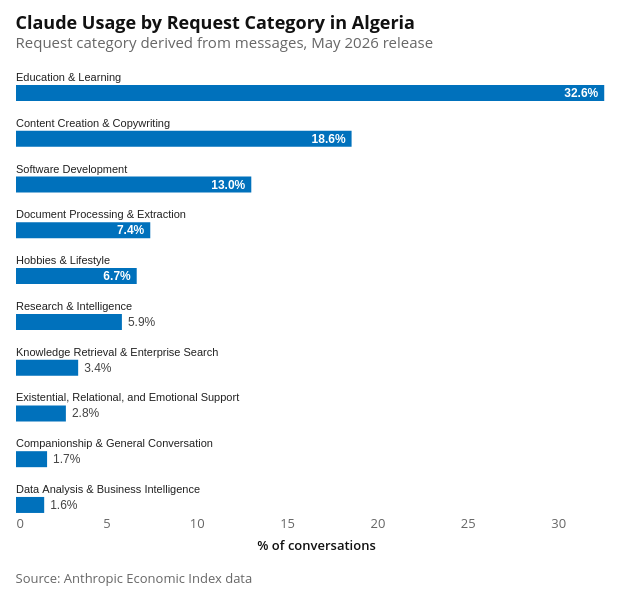

Write notebook code for a chart like this one.
### Code cell
l2_bar_chart = make_bar(
    req_l2,
    label_col="cluster_name",
    value_col="pct",
    title=f"Claude Usage by Request Category in {COUNTRY_NAME}",
    subtitle="Request category derived from messages, May 2026 release",
    top_n=10,
)
attaviz.add_caption(l2_bar_chart, "Source: Anthropic Economic Index data")

### Figure 1 — Vega-Lite specification as saved in the notebook (floating-point values rounded to 4 significant figures)
{"config": {"background": "white", "padding": 15, "mark": {"tooltip": true}, "point": {"filled": true, "size": 60, "stroke": "white", "strokeWidth": 1}, "circle": {"filled": true, "stroke": "white", "strokeWidth": 1}, "square": {"filled": true, "stroke": "white", "strokeWidth": 1}, "line": {"strokeWidth": 4, "strokeCap": "round", "strokeJoin": "round"}, "bar": {"cornerRadiusEnd": 0}, "area": {"opacity": 0.7}, "arc": {"stroke": "white", "strokeWidth": 1}, "rect": {"stroke": "#8A969F", "strokeWidth": 0.5}, "geoshape": {"stroke": "#666666", "strokeWidth": 0.3, "strokeJoin": "round", "strokeCap": "round"}, "title": {"font": "Open Sans, sans-serif", "fontSize": 18, "fontWeight": 700, "lineHeight": 22, "color": "#111111", "anchor": "start", "offset": 21, "subtitleFont": "Open Sans, sans-serif", "subtitleFontSize": 15, "subtitleFontWeight": 400, "subtitleLineHeight": 18, "subtitleColor": "#666666", "subtitlePadding": 3}, "axis": {"domain": false, "grid": true, "gridColor": "#CED4DE", "gridDash": [4, 2], "gridWidth": 1, "labelFont": "Open Sans, sans-serif", "labelFontSize": 13, "labelFontWeight": 400, "labelColor": "#666666", "labelPadding": 3, "tickColor": "#CED4DE", "tickSize": 5, "tickCount": 5, "titleFont": "Open Sans, sans-serif", "titleFontSize": 13, "titleFontWeight": 600, "titleColor": "#111111", "titlePadding": 9}, "axisX": {"grid": false, "tickSize": 0, "labelAngle": 0}, "axisY": {"domain": false, "ticks": false, "gridColor": "#CED4DE", "gridDash": [4, 2], "gridWidth": 1}, "axisQuantitative": {"tickCount": 5}, "axisBand": {"labelPadding": 6, "tickSize": 0}, "axisTemporal": {"grid": false}, "legend": {"labelFont": "Open Sans, sans-serif", "labelFontSize": 13, "labelFontWeight": 600, "labelColor": "#111111", "titleFont": "Open Sans, sans-serif", "titleFontSize": 13, "titleFontWeight": 600, "titleColor": "#111111", "titlePadding": 3, "symbolSize": 196, "symbolStrokeWidth": 0, "padding": 15, "offset": 21, "columnPadding": 21, "orient": "bottom", "labelLimit": 200, "titleLimit": 200}, "view": {"stroke": null, "continuousWidth": 600, "continuousHeight": 400}, "range": {"category": ["#34A7F2", "#FF9800", "#664AB6", "#4EC2C0", "#F3578E", "#081079", "#0C7C68", "#AA0000", "#DDDA21"], "diverging": ["#920000", "#BD6126", "#E3A763", "#EFEFEF", "#80BDE7", "#3587C3", "#025288"], "heatmap": ["#E3F6FD", "#75CCEC", "#089BD4", "#0169A1", "#023B6F"], "ordinal": ["#E3F6FD", "#75CCEC", "#089BD4", "#0169A1", "#023B6F"], "ramp": ["#E3F6FD", "#75CCEC", "#089BD4", "#0169A1", "#023B6F"]}, "scale": {"bandPaddingInner": 0.2, "bandPaddingOuter": 0.1, "pointPadding": 0.5}, "header": {"labelFont": "Open Sans, sans-serif", "labelFontSize": 13, "labelFontWeight": 600, "labelColor": "#111111", "titleFont": "Open Sans, sans-serif", "titleFontSize": 15, "titleFontWeight": 600, "titleColor": "#111111"}, "concat": {"spacing": 18}, "facet": {"spacing": 18}, "selection": {"point": {"on": "click", "clear": "dblclick"}, "interval": {"mark": {"fill": "#0071BC", "fillOpacity": 0.15, "stroke": "#0071BC", "strokeWidth": 1}}}}, "vconcat": [{"layer": [{"mark": {"type": "bar", "size": 16}, "encoding": {"color": {"value": "#0071BC"}, "tooltip": [{"field": "cluster_name", "title": "Group", "type": "nominal"}, {"field": "_value_label", "title": "Value", "type": "nominal"}], "x": {"field": "pct", "scale": {"domain": [0, 33.2], "nice": false}, "title": "% of conversations", "type": "quantitative"}, "y": {"axis": null, "field": "cluster_name", "scale": {"paddingInner": 0.6047, "paddingOuter": 0}, "sort": ["Education & Learning", "Content Creation & Copywriting", "Software Development", "Document Processing & Extraction", "Hobbies & Lifestyle", "Research & Intelligence", "Knowledge Retrieval & Enterprise Search", "Existential, Relational, and Emotional Support", "Companionship & General Conversation", "Data Analysis & Business Intelligence"], "title": null, "type": "nominal"}}}, {"mark": {"type": "text", "align": "right", "baseline": "middle", "color": "white", "dx": -6, "fontSize": 12, "fontWeight": "bold"}, "encoding": {"text": {"field": "_value_label", "type": "nominal"}, "x": {"field": "_x", "type": "quantitative"}, "y": {"axis": null, "field": "cluster_name", "scale": {"paddingInner": 0.6047, "paddingOuter": 0}, "sort": ["Education & Learning", "Content Creation & Copywriting", "Software Development", "Document Processing & Extraction", "Hobbies & Lifestyle", "Research & Intelligence", "Knowledge Retrieval & Enterprise Search", "Existential, Relational, and Emotional Support", "Companionship & General Conversation", "Data Analysis & Business Intelligence"], "title": null, "type": "nominal"}}, "transform": [{"filter": "datum['pct'] >= 6.6402"}]}, {"mark": {"type": "text", "align": "left", "baseline": "middle", "dx": 6, "fontSize": 12}, "encoding": {"color": {"condition": {"test": "isValid(datum['pct'])", "value": "#444"}, "value": "#8A969F"}, "text": {"field": "_value_label", "type": "nominal"}, "x": {"field": "_x", "type": "quantitative"}, "y": {"axis": null, "field": "cluster_name", "scale": {"paddingInner": 0.6047, "paddingOuter": 0}, "sort": ["Education & Learning", "Content Creation & Copywriting", "Software Development", "Document Processing & Extraction", "Hobbies & Lifestyle", "Research & Intelligence", "Knowledge Retrieval & Enterprise Search", "Existential, Relational, and Emotional Support", "Companionship & General Conversation", "Data Analysis & Business Intelligence"], "title": null, "type": "nominal"}}, "transform": [{"filter": "!(datum['pct'] >= 6.6402)"}]}, {"mark": {"type": "text", "align": "left", "baseline": "bottom", "color": "#222", "dy": -10}, "encoding": {"text": {"field": "cluster_name", "type": "nominal"}, "x": {"field": "_zero", "type": "quantitative"}, "y": {"axis": null, "field": "cluster_name", "scale": {"paddingInner": 0.6047, "paddingOuter": 0}, "sort": ["Education & Learning", "Content Creation & Copywriting", "Software Development", "Document Processing & Extraction", "Hobbies & Lifestyle", "Research & Intelligence", "Knowledge Retrieval & Enterprise Search", "Existential, Relational, and Emotional Support", "Companionship & General Conversation", "Data Analysis & Business Intelligence"], "title": null, "type": "nominal"}}}], "height": 430, "title": {"text": "Claude Usage by Request Category in Algeria", "subtitle": "Request category derived from messages, May 2026 release"}, "width": 600}], "data": {"name": "data-8cba82314398e9908a4b40d447db20a1"}, "title": {"text": "Source: Anthropic Economic Index data", "anchor": "start", "color": "#666666", "font": "Open Sans, sans-serif", "fontSize": 13, "fontWeight": 400, "lineHeight": 20, "offset": 21, "orient": "bottom"}, "$schema": "https://vega.github.io/schema/vega-lite/v6.4.1.json", "datasets": {"data-8cba82314398e9908a4b40d447db20a1": [{"cluster_name": "Education & Learning", "pct": 32.55, "_zero": 0.0, "_x": 32.55, "_value_label": "32.6%"}, {"cluster_name": "Content Creation & Copywriting", "pct": 18.57, "_zero": 0.0, "_x": 18.57, "_value_label": "18.6%"}, {"cluster_name": "Software Development", "pct": 13.02, "_zero": 0.0, "_x": 13.02, "_value_label": "13.0%"}, {"cluster_name": "Document Processing & Extraction", "pct": 7.43, "_zero": 0.0, "_x": 7.43, "_value_label": "7.4%"}, {"cluster_name": "Hobbies & Lifestyle", "pct": 6.68, "_zero": 0.0, "_x": 6.68, "_value_label": "6.7%"}, {"cluster_name": "Research & Intelligence", "pct": 5.86, "_zero": 0.0, "_x": 5.86, "_value_label": "5.9%"}, {"cluster_name": "Knowledge Retrieval & Enterprise Search", "pct": 3.44, "_zero": 0.0, "_x": 3.44, "_value_label": "3.4%"}, {"cluster_name": "Existential, Relational, and Emotional Support", "pct": 2.76, "_zero": 0.0, "_x": 2.76, "_value_label": "2.8%"}, {"cluster_name": "Companionship & General Conversation", "pct": 1.72, "_zero": 0.0, "_x": 1.72, "_value_label": "1.7%"}, {"cluster_name": "Data Analysis & Business Intelligence", "pct": 1.56, "_zero": 0.0, "_x": 1.56, "_value_label": "1.6%"}]}}
